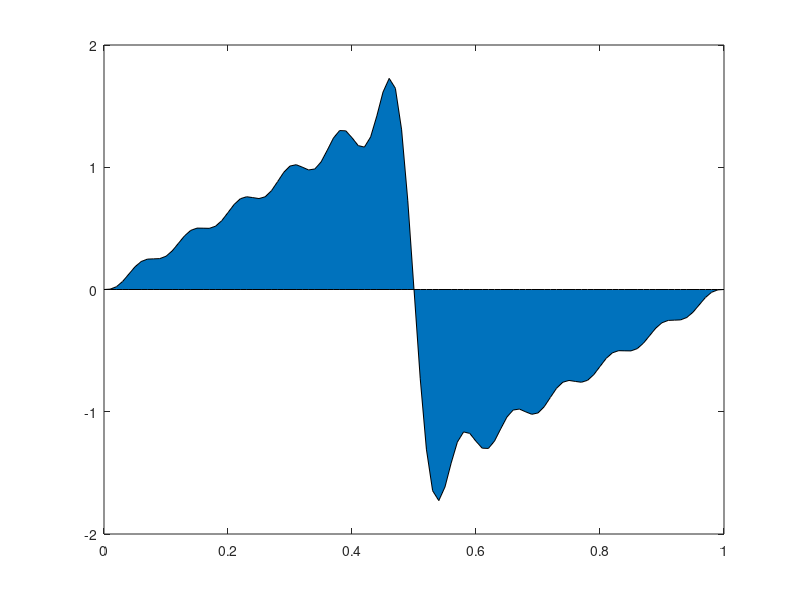

Write MATLAB code to recreate this figure.
t=0:0.01:1;
y=0;
z=0;
for i=1:2:12
yt=1/i*(sin(2*pi*i*t));
y=y+yt;
end
for j=2:2:12
zt=1/j*(sin(2*pi*j*t));
z=z+zt;
end
x=y-z;
area(t,x)
%plot(t,x)